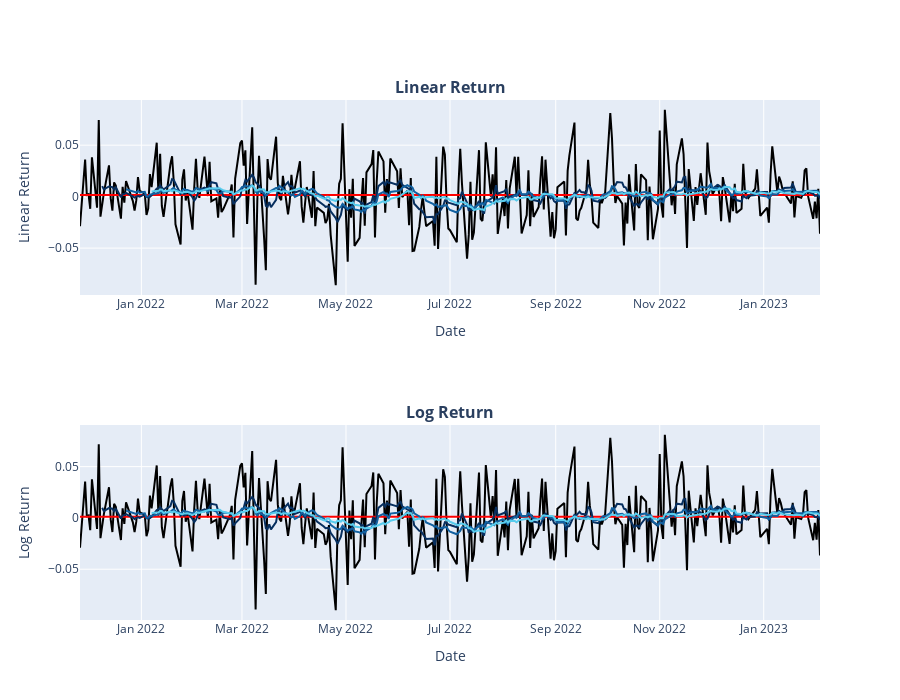

The code cell stored with this chart in its notebook:
### Code cell
# linear return
linear_r = linear_return(open_p)
linear_r_ma_10 = moving_average(linear_r, 10)
linear_r_ma_20 = moving_average(linear_r, 20)
linear_r_ma_30 = moving_average(linear_r, 30)

# log return
log_r = log_return(open_p)
log_r_ma_10 = moving_average(log_r, 10)
log_r_ma_20 = moving_average(log_r, 20)
log_r_ma_30 = moving_average(log_r, 30)

# plot
fig = make_subplots(rows=2, cols=1, subplot_titles=("<b>Linear Return</b>", "<b>Log Return</b>"))

# linear return
fig.add_trace(go.Scatter(x=dates[1:], y=linear_r, mode='lines', name='VALE open USD', line=dict(color='#000000')), row=1, col=1) # Linear Return series
fig.add_trace(go.Scatter(x=dates[1:], y=[np.mean(linear_r)]*len(dates[1:]), mode='lines', name='0', line=dict(color='red')), row=1, col=1) # mean of linear return
fig.add_trace(go.Scatter(x=dates[1+10-1:], y=linear_r_ma_10, mode='lines', name='10 MA', line=dict(color='#072F5F')), row=1, col=1) # t = 10 MA
fig.add_trace(go.Scatter(x=dates[1+20-1:], y=linear_r_ma_20, mode='lines', name='20 MA', line=dict(color='#1261A0')), row=1, col=1) # t = 20 MA
fig.add_trace(go.Scatter(x=dates[1+30-1:], y=linear_r_ma_30, mode='lines', name='30 MA', line=dict(color='#58CCED')), row=1, col=1) # t = 30 MA

# log return
fig.add_trace(go.Scatter(x=dates[1:], y=log_r, mode='lines', name='VALE open USD', line=dict(color='#000000')), row=2, col=1) # Linear Return series
fig.add_trace(go.Scatter(x=dates[1:], y=[np.mean(log_r)]*len(dates[1:]), mode='lines', name='0', line=dict(color='red')), row=2, col=1) # mean of linear return
fig.add_trace(go.Scatter(x=dates[1+10-1:], y=log_r_ma_10, mode='lines', name='10 MA', line=dict(color='#072F5F')), row=2, col=1) # t = 10 MA
fig.add_trace(go.Scatter(x=dates[1+20-1:], y=log_r_ma_20, mode='lines', name='20 MA', line=dict(color='#1261A0')), row=2, col=1) # t = 20 MA
fig.add_trace(go.Scatter(x=dates[1+30-1:], y=log_r_ma_30, mode='lines', name='30 MA', line=dict(color='#58CCED')), row=2, col=1) # t = 30 MA

# Update xaxis properties
fig.update_xaxes(title_text="Date", row=1, col=1)
fig.update_xaxes(title_text="Date", row=2, col=1)

# Update yaxis properties
fig.update_yaxes(title_text="Linear Return", row=1, col=1)
fig.update_yaxes(title_text="Log Return", row=2, col=1)

fig.update_layout(
    height=700,
    showlegend= False)

### Figure 1 — Plotly figure (JSON) as saved in the notebook; plotly's stock layout.template omitted (floating-point values rounded to 4 significant figures; data arrays with more than 128 entries replaced by an {"elided": "..."} marker saying what was removed)
{"data": [{"line": {"color": "#000000"}, "mode": "lines", "name": "VALE open USD", "type": "scatter", "x": {"elided": "299 str values"}, "xaxis": "x", "y": {"elided": "299 float values"}, "yaxis": "y"}, {"line": {"color": "red"}, "mode": "lines", "name": "0", "type": "scatter", "x": {"elided": "299 str values"}, "xaxis": "x", "y": {"elided": "299 float values"}, "yaxis": "y"}, {"line": {"color": "#072F5F"}, "mode": "lines", "name": "10 MA", "type": "scatter", "x": {"elided": "290 str values"}, "xaxis": "x", "y": {"elided": "290 float values"}, "yaxis": "y"}, {"line": {"color": "#1261A0"}, "mode": "lines", "name": "20 MA", "type": "scatter", "x": {"elided": "280 str values"}, "xaxis": "x", "y": {"elided": "280 float values"}, "yaxis": "y"}, {"line": {"color": "#58CCED"}, "mode": "lines", "name": "30 MA", "type": "scatter", "x": {"elided": "270 str values"}, "xaxis": "x", "y": {"elided": "270 float values"}, "yaxis": "y"}, {"line": {"color": "#000000"}, "mode": "lines", "name": "VALE open USD", "type": "scatter", "x": {"elided": "299 str values"}, "xaxis": "x2", "y": {"elided": "299 float values"}, "yaxis": "y2"}, {"line": {"color": "red"}, "mode": "lines", "name": "0", "type": "scatter", "x": {"elided": "299 str values"}, "xaxis": "x2", "y": {"elided": "299 float values"}, "yaxis": "y2"}, {"line": {"color": "#072F5F"}, "mode": "lines", "name": "10 MA", "type": "scatter", "x": {"elided": "290 str values"}, "xaxis": "x2", "y": {"elided": "290 float values"}, "yaxis": "y2"}, {"line": {"color": "#1261A0"}, "mode": "lines", "name": "20 MA", "type": "scatter", "x": {"elided": "280 str values"}, "xaxis": "x2", "y": {"elided": "280 float values"}, "yaxis": "y2"}, {"line": {"color": "#58CCED"}, "mode": "lines", "name": "30 MA", "type": "scatter", "x": {"elided": "270 str values"}, "xaxis": "x2", "y": {"elided": "270 float values"}, "yaxis": "y2"}], "layout": {"annotations": [{"font": {"size": 16}, "showarrow": false, "text": "<b>Linear Return</b>", "x": 0.5, "xanchor": "center", "xref": "paper", "y": 1, "yanchor": "bottom", "yref": "paper"}, {"font": {"size": 16}, "showarrow": false, "text": "<b>Log Return</b>", "x": 0.5, "xanchor": "center", "xref": "paper", "y": 0.375, "yanchor": "bottom", "yref": "paper"}], "height": 700, "showlegend": false, "xaxis": {"anchor": "y", "domain": [0, 1], "title": {"text": "Date"}}, "xaxis2": {"anchor": "y2", "domain": [0, 1], "title": {"text": "Date"}}, "yaxis": {"anchor": "x", "domain": [0.625, 1], "title": {"text": "Linear Return"}}, "yaxis2": {"anchor": "x2", "domain": [0, 0.375], "title": {"text": "Log Return"}}}}
